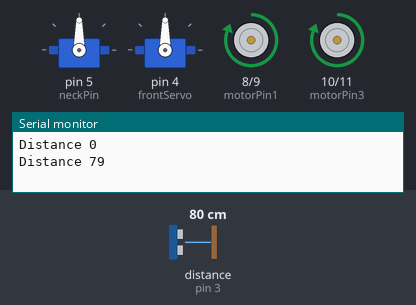
Bench run of a sketch on a simulated Arduino Uno, built with avr-gcc and run on an emulated ATmega328P. Parts: 2 × servo, motor-driver pin pairs drawn as motors (green arrow = first pin HIGH = forward, orange = second pin HIGH = backward, longer = more drive), the last lines printed to the serial monitor. Wiring (inferred from the names in the program): ultrasonic range finder: trigger pin 2; echo pin 3. The inputs (shaded band) are chosen by the test bench; at power-on: distance to the obstacle (sensor on pin 3) 80 cm. The echo pulse lasts 58.3 µs per cm.

Above: at 4.0 s.
4.1 s: distance to the obstacle (sensor on pin 3) set to 35 cm
7.1 s: distance to the obstacle (sensor on pin 3) set to 27 cm
At 7.6 s:
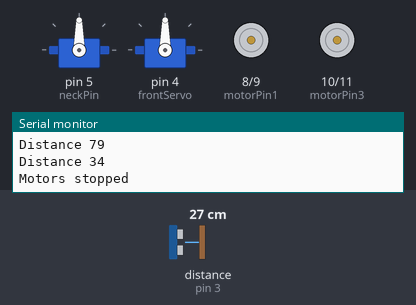
10.6 s: distance to the obstacle (sensor on pin 3) set to 250 cm
At 13.4 s:
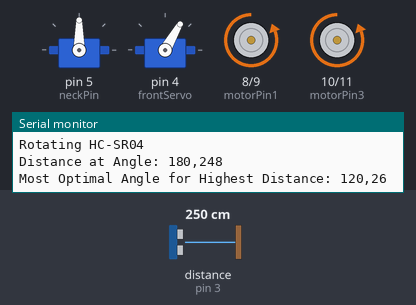
15.2 s: distance to the obstacle (sensor on pin 3) set to 2 cm
At 17.29 s:
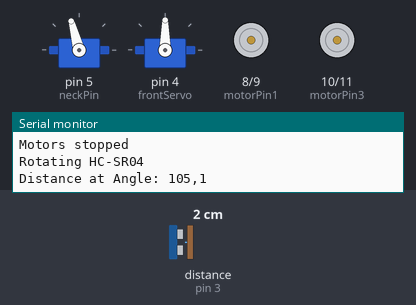
19.5 s: distance to the obstacle (sensor on pin 3) set to 299 cm
23.6 s: distance to the obstacle (sensor on pin 3) set to 9 cm
At 24.85 s:
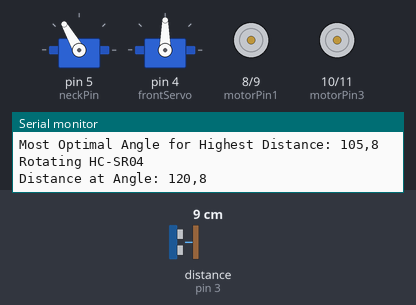
Timing chart, 0 to 28.1 s (numbered marks = the images above; inputs shaded):
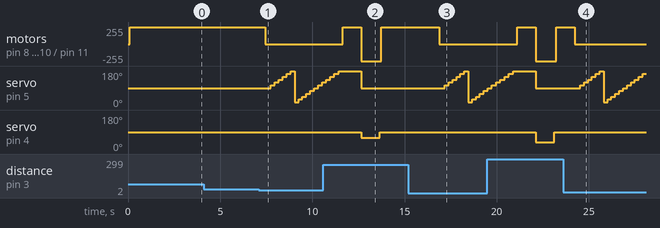

Measured:
- the behaviour switches between 32 and 31 cm on distance to the obstacle (sensor on pin 3) (found by bisection; images 0 and 1)
- after the input at 7.1 s, motor on pin 8 (motorPin1) / pin 9 (motorPin2), motor on pin 10 (motorPin3) / pin 11 (motorPin4): forward 255/255 → stopped after 0.36 s; servo on pin 5 (neckPin): 90° → 105° after 0.66 s, → 120° 0.21 s later, → 135° 0.21 s later, → 150° 0.21 s later, … (14 changes in this stretch)
- after the input at 10.6 s, servo on pin 4 (frontServo): 90° → 60° after 2.0 s, → 90° 1.0 s later
- after the input at 15.2 s, motor on pin 8 (motorPin1) / pin 9 (motorPin2), motor on pin 10 (motorPin3) / pin 11 (motorPin4): forward 255/255 → stopped after 1.7 s; servo on pin 5 (neckPin): 90° → 105° after 2.0 s, → 120° 0.21 s later, → 135° 0.21 s later, → 150° 0.21 s later, … (11 changes in this stretch)
- after the input at 23.6 s, motor on pin 8 (motorPin1) / pin 9 (motorPin2), motor on pin 10 (motorPin3) / pin 11 (motorPin4): forward 255/255 → stopped after 0.63 s; servo on pin 5 (neckPin): 90° → 105° after 0.93 s, → 120° 0.21 s later, → 135° 0.21 s later, → 150° 0.21 s later, … (17 changes in this stretch)

The sketch:

MMRPV.ino
```cpp
#include <Servo.h>
Servo neckServo;
Servo frontServo;
const int trigPin = 2;
const int echoPin = 3;
const int motorPin1 = 8;
const int motorPin2 = 9;
const int motorPin3 = 10;
const int motorPin4 = 11;
const int neckPin = 5;
const int motorspeed1 = 12;
const int motorspeed2 = 13;
long duration;
int distance;
int pos = 90;
int maxdist = 0;
int pos1;
int neckPos;
int pos2 = 90;
int dist1 = 0;
int pos3;

void setup() {
    pinMode(trigPin, OUTPUT);
    pinMode(echoPin, INPUT);
    pinMode(motorPin1, OUTPUT);
    pinMode(motorPin2, OUTPUT);
    pinMode(motorPin3, OUTPUT);
    pinMode(motorPin4, OUTPUT);
    pinMode(neckPin, OUTPUT);
    neckServo.attach(5);
    frontServo.attach(4);
    Serial.begin(9600);
    neckServo.write(90);
}

void loop() {
    int pos = 90;
    int pos1 = 0;
    int dist1 = 0;
    int maxdist = 0;
    int count = 0;
    if (pos == 90){
        Serial.print("Distance ");
        delay(100);
        Serial.println(distance);
        digitalWrite(motorPin1, HIGH);
        digitalWrite(motorPin2, LOW);
        digitalWrite(motorPin3, HIGH);
        digitalWrite(motorPin4, LOW);
        delay(1000);
    }
    digitalWrite(trigPin, LOW);
    delayMicroseconds(2);
    digitalWrite(trigPin, HIGH);
    delayMicroseconds(10);
    digitalWrite(trigPin, LOW);
    duration = pulseIn(echoPin, HIGH);
    distance = duration * 0.0342 / 2;
    delay(10);
    if (distance <= 30) {
        digitalWrite(motorPin1, LOW);
        digitalWrite(motorPin2, LOW);
        digitalWrite(motorPin3, LOW);
        digitalWrite(motorPin4, LOW);
        Serial.println("Motors stopped");
        delay(300);
        for (count = 0; count <= 17; count++) {
            Serial.println("Rotating HC-SR04");
            if (pos >= 180) {
               pos = 0;
            }
           if (pos <= 180) {
              pos = pos+15;
                Serial.print("Distance at Angle: ");
                Serial.print(pos);
                Serial.print(",");
                neckServo.write(pos);
                delay(10);
                digitalWrite(trigPin, HIGH);
                delayMicroseconds(10);
                digitalWrite(trigPin, LOW);
                duration = pulseIn(echoPin, HIGH);
                distance = duration * 0.0342 / 2;
                delay(100);
              Serial.println(distance);
              if (distance < 200) {
             if (maxdist <= distance){
                maxdist = distance;
                pos1 = pos;
             }
             if (maxdist >= dist1) {
                    dist1 = maxdist;
                    pos2 = pos1;

                }
           }
           }
        Serial.print("Most Optimal Angle for Highest Distance: ");
        Serial.print(pos2);
        Serial.print(",");
        Serial.println(dist1);
        delay(100);
        pos3 = pos2 / 2;
        }
    digitalWrite(motorPin1, HIGH);
    digitalWrite(motorPin2, LOW);
    digitalWrite(motorPin3, HIGH);
    digitalWrite(motorPin4, LOW);
    delay(1000);
    frontServo.write(pos3);
    digitalWrite(motorPin1, LOW);
    digitalWrite(motorPin2, HIGH);
    digitalWrite(motorPin3, LOW);
    digitalWrite(motorPin4, HIGH);
    neckServo.write(90);
    }
    delay(1000);
    frontServo.write(90);
}
```
